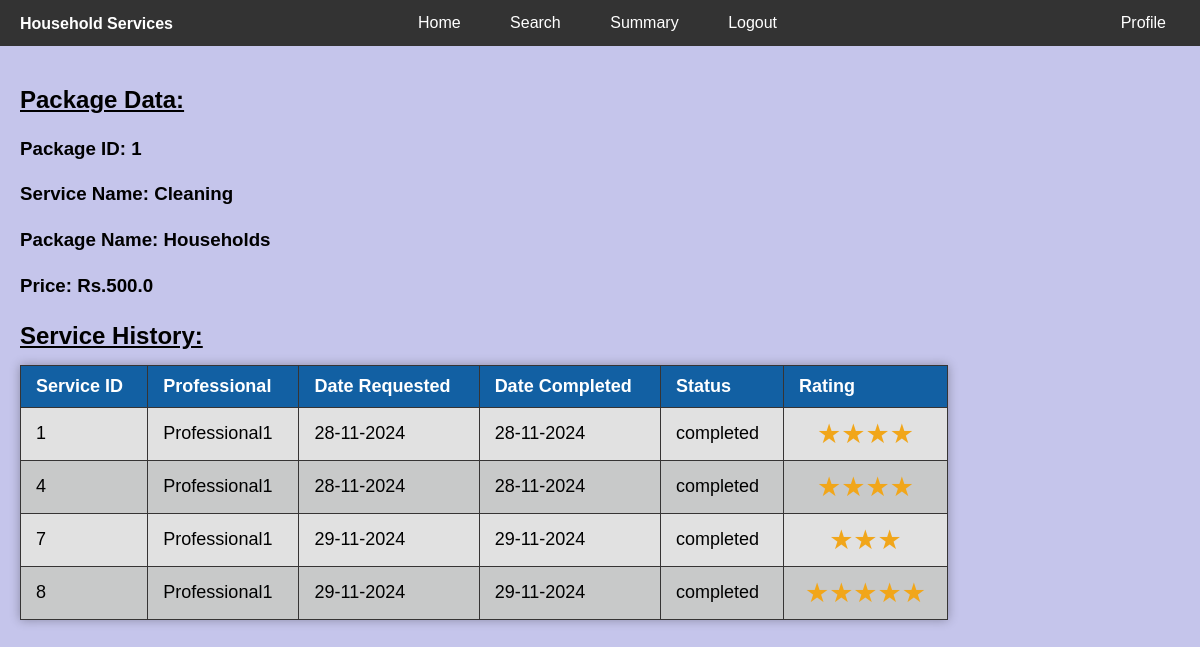
Screenshot of /customer/view/packages?package_id=1 (signed in) with the database file from the repository.
### backend/models.py (models this page shows)
class Package(db.Model):
    id = db.Column(db.Integer, primary_key=True)
    service_id = db.Column(db.Integer, db.ForeignKey('service.id'), nullable=False)
    package_name = db.Column(db.String(255), nullable=False)
    price = db.Column(db.Float, nullable=False)
    requests = db.relationship('ServiceRequest', backref=db.backref('package', uselist=False),cascade='all,delete')

class Service(db.Model):
    id = db.Column(db.Integer, primary_key=True)
    service_name = db.Column(db.String(100), nullable=False, unique=True)
    packages = db.relationship('Package', backref=db.backref('service', uselist=False), lazy=True, cascade='all,delete')
    professional = db.relationship('Professional', backref=db.backref('service', uselist=False), lazy=True, cascade='all,delete')

class ServiceRequest(db.Model):
    id = db.Column(db.Integer, primary_key=True)
    customer_id = db.Column(db.Integer, db.ForeignKey('customer.id'), nullable=False)
    professional_id = db.Column(db.Integer, db.ForeignKey('professional.id'), nullable=True)
    package_id = db.Column(db.Integer, db.ForeignKey('package.id'), nullable=False)
    date_of_request = db.Column(db.DateTime, default=datetime.utcnow, nullable=False)
    date_of_complete = db.Column(db.DateTime)
    status = db.Column(db.String(20), default='requested', nullable=False)  # requested, accepted, rejected, cancelled, completed
    rating = db.Column(db.Integer, nullable=True) # out of 5

class Professional(db.Model):
    id = db.Column(db.Integer, primary_key=True)
    user_id = db.Column(db.Integer, db.ForeignKey('user.id'), nullable=False)
    full_name= db.Column(db.String(50), nullable=False)
    contact = db.Column(db.String(10), nullable=False)
    address = db.Column(db.String(100), nullable=False)
    pin_code = db.Column(db.Integer, nullable=False)
    experience = db.Column(db.Integer, nullable=False)
    service_id = db.Column(db.Integer, db.ForeignKey('service.id'), nullable=False)
    user = db.relationship('User',cascade='all,delete', backref=db.backref('professional',uselist=False), uselist=False)
    requests=db.relationship('ServiceRequest',backref=db.backref('professional',uselist=False),cascade='all,delete')

### backend/controllers.py (the view)
@app.route("/customer/view/<item>",methods=["GET"])
def customer_view(item):
    try:
        if check_customer() == False:
            return redirect(url_for('home', msg="You are not logged in as a customer!"))
        user = User.query.get(session['user_id'])
        if user.user_status == "blocked":
            return render_template('login.html',msg = "Your account has been blocked!")
        if request.method == "GET":
            if item == "packages":
                try:
                    package_id = request.args.get('package_id')
                    package = Package.query.get(package_id)
                    requests = ServiceRequest.query.filter(ServiceRequest.package_id==package.id, ServiceRequest.customer_id==user.customer.id).all()
                except:
                    return redirect(url_for("customer_dashboard"))
                return render_template("customer_view.html",package=package,requests=requests,package_id=package_id)
    except:
        return redirect(url_for("home",msg="Your account has been deleted!"))

### backend/controllers.py (called while the page is built)
def check_customer():
    if 'user_id' in session and session['role'] == 'customer':
        return True
    return False

### templates/customer_view.html
{% extends "customer_layout.html" %}
{% block content %}
<div class="rest">
    <h2>Package Data:</h2>
    <h3>Package ID: {{ package.id }}</h3>
    <h3>Service Name: {{ package.service.service_name }}</h3>
    <h3>Package Name: {{ package.package_name }}</h3>
    <h3>Price: Rs.{{ package.price }}</h3>
    <h2>Service History:</h2>
    <table class="table-style">
        <thead>
            <tr>
                <th>Service ID</th>
                <th>Professional</th>
                <th>Date Requested</th>
                <th>Date Completed</th>
                <th>Status</th>
                <th>Rating</th>
            </tr>
        </thead>
        <tbody>
            {% if requests %}
                {% for request in requests %}
                <tr>
                    <td>{{ request.id }}</td>
                    {% if request.professional %}
                        <td>{{ request.professional.full_name }}</td>
                    {% else %}
                        <td>Not assigned</td>
                    {% endif %}
                    <td>{{ request.date_of_request.strftime("%d-%m-%Y") }}</td>
                    {% if request.date_of_complete %}
                        <td>{{ request.date_of_complete.strftime("%d-%m-%Y") }}</td>
                    {% else %}
                        <td align="center">-</td>
                    {% endif %}
                    <td>{{ request.status }}</td>
                    {% if request.rating %}
                        <td class="star">
                        {% for i in range(request.rating) %}★{% endfor %}
                        </td>
                    {% else %}
                        {% if request.status == 'completed' %}
                        <td>Not Rated</td>
                        {% else %}
                        <td align="center">-</td>
                        {% endif %}
                    {% endif %}
                </tr>
                {% endfor %}
            {% else %}
                <tr>
                    <td colspan="6" style="text-align: center">No requests found.</td>
                </tr>
            {% endif %}
        </tbody>
    </table>
</div>
{% endblock %}

### static/styles/main.css (style rules this page uses)
body { font-family: Arial, sans-serif; background-color: #c5c5eb; margin: 0; display: flex; flex-direction: column; }
.rest { display: flex; flex-direction: column; padding: 20px; }
h2 { text-decoration: underline; }
h2, h3 { margin-bottom: 5px; }
.table-style { border-collapse: collapse; width: 80%; margin: 10px 0; font-size: 18px; text-align: left; box-shadow: 0 0 10px rgba(0, 0, 0, 0.3); }
.table-style th, .table-style td { padding: 10px 15px; border: 1px solid #363434; }
.table-style th { background-color: #1260a3; color: white; }
.table-style tr:nth-child(even) { background-color: #c8c9c9; }
.table-style tr:nth-child(odd) { background-color: #e1e1e1; }
.star { font-size: 1.5em; color: #f1a61a; text-align: center; }

### rows the page displays
Package: id "1", package_name "Households", price "500.0"
Service: service.service_name "Cleaning"
ServiceRequest: id "1", professional.full_name "Professional1", date_of_request "28-11-2024", date_of_complete "28-11-2024", status "completed"
ServiceRequest: id "4", professional.full_name "Professional1", date_of_request "28-11-2024", date_of_complete "28-11-2024", status "completed"
ServiceRequest: id "7", professional.full_name "Professional1", date_of_request "29-11-2024", date_of_complete "29-11-2024", status "completed"
ServiceRequest: id "8", professional.full_name "Professional1", date_of_request "29-11-2024", date_of_complete "29-11-2024", status "completed"
